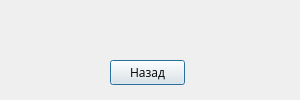
<?xml version="1.0" encoding="UTF-8"?>
<ui version="4.0">
 <class>SecretMenu</class>
 <widget class="QDialog" name="SecretMenu">
  <property name="geometry">
   <rect>
    <x>0</x>
    <y>0</y>
    <width>300</width>
    <height>100</height>
   </rect>
  </property>
  <property name="windowTitle">
   <string>Dialog</string>
  </property>
  <widget class="QPushButton" name="pushButton_back">
   <property name="geometry">
    <rect>
     <x>110</x>
     <y>60</y>
     <width>75</width>
     <height>25</height>
    </rect>
   </property>
   <property name="font">
    <font>
     <family>Open Sans</family>
     <weight>50</weight>
     <bold>false</bold>
    </font>
   </property>
   <property name="text">
    <string>Назад</string>
   </property>
  </widget>
 </widget>
 <resources/>
 <connections/>
</ui>
